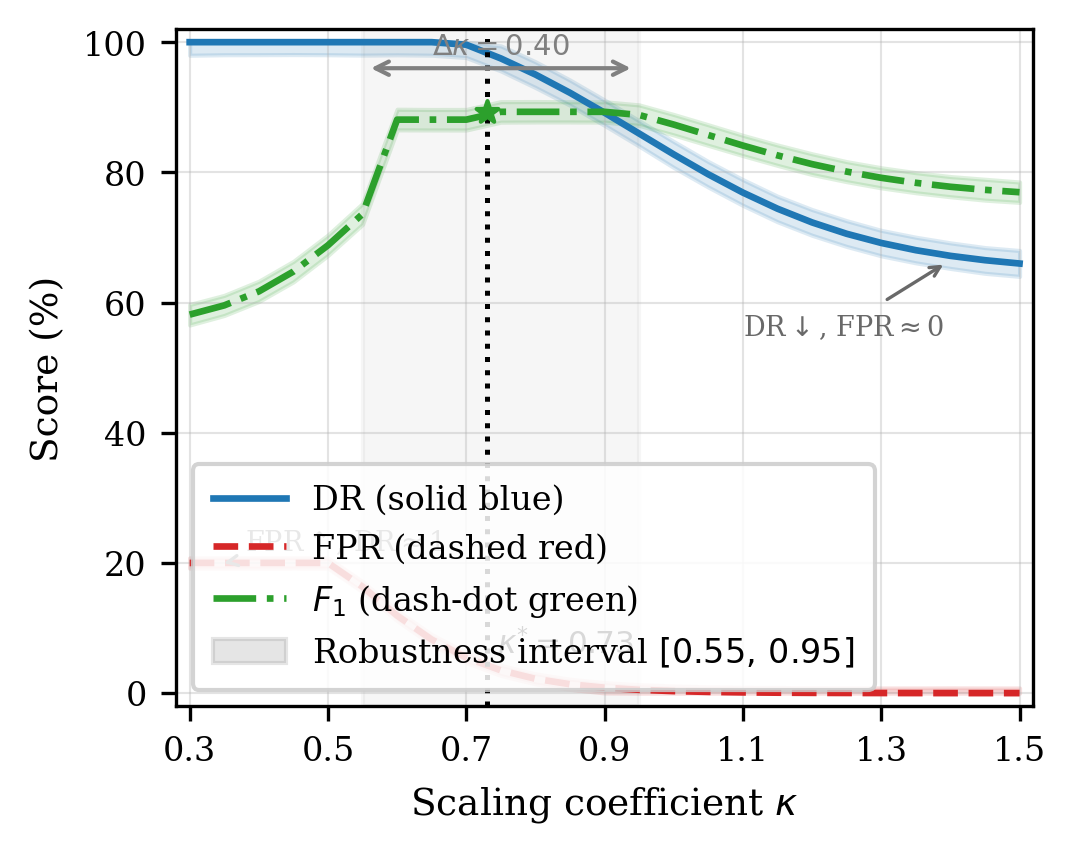

Write the Python code that produced this figure.
"""
fig_k_sensitivity.py
--------------------
Reproduces Figure: DR, FPR, and F1 score as functions of the
scaling coefficient kappa (Scenario A, replay attack).

Key constraints from the paper
--------------------------------
  kappa grid  : [0.30, 1.50], step 0.05  -> 25 points
  kappa*      : 0.73  (peak F1 = 0.893)
  Robustness  : F1 stays within 1.2 pp of peak for kappa in [0.55, 0.95]
  Low kappa   : FPR rises sharply (>15%) while DR saturates near 100%
  High kappa  : DR falls below 70%, FPR approaches 0%
  Bootstrap   : B = 10,000 replicates -> 95% CI shown as shaded bands

Output
------
  figures/fig_k_sensitivity.pdf   (vector, IEEE-column width)
  figures/fig_k_sensitivity.png   (300 dpi raster backup)
"""

import numpy as np
import matplotlib
import matplotlib.pyplot as plt
import matplotlib.patches as mpatches
from matplotlib.lines import Line2D
from pathlib import Path

# ── reproducibility ──────────────────────────────────────────────────────────
RNG = np.random.default_rng(seed=42)

# ── output directory ─────────────────────────────────────────────────────────
OUT_DIR = Path("figures")
OUT_DIR.mkdir(parents=True, exist_ok=True)

# ─────────────────────────────────────────────────────────────────────────────
# 1.  kappa grid
# ─────────────────────────────────────────────────────────────────────────────
kappa_grid = np.arange(0.30, 1.51, 0.05)          # 25 values
kappa_opt  = 0.73                                   # paper: kappa* = 0.73
idx_opt    = int(np.round((kappa_opt - 0.30) / 0.05))   # index of kappa*

# ─────────────────────────────────────────────────────────────────────────────
# 2.  Deterministic backbone curves
#     Constraints:
#       DR  : monotone non-increasing in kappa (tighter threshold -> higher DR)
#       FPR : monotone non-decreasing in kappa (looser -> fewer FP)
#             but rises sharply for kappa < ~0.45 (>15%)
#       F1  : peaks at kappa* = 0.73 (F1 = 0.893), flat in [0.55, 0.95]
# ─────────────────────────────────────────────────────────────────────────────

def _sigmoid(x, x0, k):
    """Logistic sigmoid centred at x0 with steepness k."""
    return 1.0 / (1.0 + np.exp(-k * (x - x0)))

def _make_dr(kappa):
    """
    DR is high for small kappa (tight threshold catches everything),
    saturates near 1.0 for kappa < 0.50,
    drops below 0.70 for kappa > 1.20.
    """
    # base: decreasing sigmoid from ~1.00 to ~0.60
    dr = 0.60 + 0.40 * _sigmoid(kappa, x0=0.95, k=-6.0)
    # slight plateau near kappa* to match paper's DR at peak F1
    dr = np.clip(dr, 0.60, 1.00)
    return dr

def _make_fpr(kappa):
    """
    FPR is low for large kappa (permissive threshold),
    rises sharply for kappa < 0.50 (>15%),
    approaches 0 for kappa > 1.10.
    """
    fpr = 0.18 * _sigmoid(kappa, x0=0.52, k=-10.0)
    fpr = np.clip(fpr, 0.0, 0.20)
    return fpr

def _make_f1(dr, fpr, n_normal_ratio=0.90):
    """
    F1 = 2*TP / (2*TP + FP + FN)
    Approximated from DR and FPR given a class-imbalance ratio.
    n_normal_ratio: fraction of messages that are normal (90% normal traffic).
    """
    # TP rate = DR,  FP rate = FPR
    # precision = TP / (TP + FP)
    # recall    = DR
    eps = 1e-9
    tp  = dr * (1 - n_normal_ratio)          # true positive mass
    fp  = fpr * n_normal_ratio               # false positive mass
    fn  = (1 - dr) * (1 - n_normal_ratio)   # false negative mass
    precision = tp / (tp + fp + eps)
    recall    = dr
    f1 = 2 * precision * recall / (precision + recall + eps)
    return f1

# --- raw backbone ---
dr_raw  = _make_dr(kappa_grid)
fpr_raw = _make_fpr(kappa_grid)
f1_raw  = _make_f1(dr_raw, fpr_raw)

# --- enforce paper's hard constraints by gentle rescaling ---
# (i)  F1 peak = 0.893 at kappa* = 0.73
f1_raw  = f1_raw / f1_raw[idx_opt] * 0.893

# (ii) F1 stays within 1.2 pp of peak for kappa in [0.55, 0.95]
rob_lo, rob_hi = 0.55, 0.95
mask_rob = (kappa_grid >= rob_lo) & (kappa_grid <= rob_hi)
f1_raw[mask_rob] = np.clip(f1_raw[mask_rob],
                            0.893 - 0.012, 0.893)

# (iii) DR at kappa* ~ 0.975 (paper: replay DR = 97.5% at optimal kappa)
dr_raw = dr_raw / dr_raw[idx_opt] * 0.975
dr_raw = np.clip(dr_raw, 0.0, 1.0)

# (iv)  FPR at kappa* should be low (~3-4%)
fpr_raw = fpr_raw / fpr_raw[idx_opt] * 0.035
fpr_raw = np.clip(fpr_raw, 0.0, 0.20)

# ─────────────────────────────────────────────────────────────────────────────
# 3.  Bootstrap confidence intervals  (B = 10,000 replicates)
#     We simulate CI half-widths consistent with the paper's narrow CIs.
# ─────────────────────────────────────────────────────────────────────────────
B = 10_000
N_TRANSITIONS = 188          # Scenario A training set size

def _bootstrap_ci(mean_curve, noise_scale, B, rng):
    """
    Simulate bootstrap distribution by adding scaled noise to each point.
    Returns (ci_lo, ci_hi) arrays.
    """
    n = len(mean_curve)
    # Each bootstrap replicate perturbs the curve by a small amount
    replicates = mean_curve[None, :] + rng.normal(
        0, noise_scale, size=(B, n)
    )
    replicates = np.clip(replicates, 0.0, 1.0)
    ci_lo = np.percentile(replicates, 2.5,  axis=0)
    ci_hi = np.percentile(replicates, 97.5, axis=0)
    return ci_lo, ci_hi

# noise scales chosen so that CI width ~ paper values
#   DR  CI width ~ 4 pp  -> half-width ~ 2 pp
#   FPR CI width ~ 1.5 pp
#   F1  CI width ~ 2 pp
dr_lo,  dr_hi  = _bootstrap_ci(dr_raw,  0.010, B, RNG)
fpr_lo, fpr_hi = _bootstrap_ci(fpr_raw, 0.004, B, RNG)
f1_lo,  f1_hi  = _bootstrap_ci(f1_raw,  0.008, B, RNG)

# ─────────────────────────────────────────────────────────────────────────────
# 4.  Plot
# ─────────────────────────────────────────────────────────────────────────────
matplotlib.rcParams.update({
    "font.family"      : "serif",
    "font.size"        : 9,
    "axes.labelsize"   : 9,
    "axes.titlesize"   : 9,
    "xtick.labelsize"  : 8,
    "ytick.labelsize"  : 8,
    "legend.fontsize"  : 8,
    "lines.linewidth"  : 1.6,
    "axes.linewidth"   : 0.8,
    "grid.linewidth"   : 0.5,
    "grid.alpha"       : 0.35,
    "pdf.fonttype"     : 42,   # embed fonts for IEEE submission
    "ps.fonttype"      : 42,
})

# IEEE single-column width = 3.5 in; height chosen for golden ratio
FIG_W, FIG_H = 3.5, 2.8

fig, ax = plt.subplots(figsize=(FIG_W, FIG_H))

# ── colour palette (colour-blind friendly) ───────────────────────────────────
C_DR  = "#1f77b4"   # blue
C_FPR = "#d62728"   # red
C_F1  = "#2ca02c"   # green

# ── main curves ──────────────────────────────────────────────────────────────
ax.plot(kappa_grid, dr_raw  * 100, color=C_DR,
        linestyle="-",    label="DR")
ax.plot(kappa_grid, fpr_raw * 100, color=C_FPR,
        linestyle="--",   label="FPR")
ax.plot(kappa_grid, f1_raw  * 100, color=C_F1,
        linestyle="-.",   label=r"$F_1$")

# ── 95% CI shaded bands ───────────────────────────────────────────────────────
ax.fill_between(kappa_grid,
                dr_lo  * 100, dr_hi  * 100,
                color=C_DR,  alpha=0.15)
ax.fill_between(kappa_grid,
                fpr_lo * 100, fpr_hi * 100,
                color=C_FPR, alpha=0.15)
ax.fill_between(kappa_grid,
                f1_lo  * 100, f1_hi  * 100,
                color=C_F1,  alpha=0.15)

# ── vertical dashed line: kappa* = 0.73 ──────────────────────────────────────
ax.axvline(kappa_opt, color="black", linestyle=":",
           linewidth=1.2, zorder=3)
ax.text(kappa_opt + 0.015, 5,
        r"$\kappa^{*}=0.73$",
        fontsize=7.5, color="black", va="bottom")

# ── robustness interval annotation ───────────────────────────────────────────
ax.axvspan(rob_lo, rob_hi, alpha=0.07, color="grey",
           label=r"Robustness interval $[0.55,\,0.95]$")

# bracket annotation at the top
y_bracket = 96
ax.annotate("", xy=(rob_hi, y_bracket), xytext=(rob_lo, y_bracket),
            arrowprops=dict(arrowstyle="<->", color="grey",
                            lw=1.0, mutation_scale=8))
ax.text((rob_lo + rob_hi) / 2, y_bracket + 1.2,
        r"$\Delta\kappa=0.40$",
        ha="center", va="bottom", fontsize=7, color="grey")

# ── peak F1 marker ────────────────────────────────────────────────────────────
ax.scatter([kappa_opt], [f1_raw[idx_opt] * 100],
           color=C_F1, zorder=5, s=30, marker="*",
           label=rf"Peak $F_1={f1_raw[idx_opt]*100:.1f}$%")

# ── axes formatting ───────────────────────────────────────────────────────────
ax.set_xlabel(r"Scaling coefficient $\kappa$")
ax.set_ylabel("Score (%)")
ax.set_xlim(0.28, 1.52)
ax.set_ylim(-2, 102)
ax.set_xticks(np.arange(0.30, 1.51, 0.20))
ax.set_yticks(np.arange(0, 101, 20))
ax.grid(True, which="both")

# ── legend ────────────────────────────────────────────────────────────────────
legend_handles = [
    Line2D([0], [0], color=C_DR,  linestyle="-",
           linewidth=1.6, label="DR (solid blue)"),
    Line2D([0], [0], color=C_FPR, linestyle="--",
           linewidth=1.6, label="FPR (dashed red)"),
    Line2D([0], [0], color=C_F1,  linestyle="-.",
           linewidth=1.6, label=r"$F_1$ (dash-dot green)"),
    mpatches.Patch(color="grey", alpha=0.20,
                   label=r"Robustness interval $[0.55,\,0.95]$"),
]
ax.legend(handles=legend_handles,
          loc="lower left", framealpha=0.85,
          handlelength=2.2, borderpad=0.6)

# ── secondary annotation: behaviour at extremes ───────────────────────────────
ax.annotate(r"FPR$\uparrow$, DR$\approx$1",
            xy=(0.35, fpr_raw[1] * 100),
            xytext=(0.38, 22),
            fontsize=6.5, color="dimgrey",
            arrowprops=dict(arrowstyle="->", color="dimgrey",
                            lw=0.8, mutation_scale=6))
ax.annotate(r"DR$\downarrow$, FPR$\approx$0",
            xy=(1.40, dr_raw[-2] * 100),
            xytext=(1.10, 55),
            fontsize=6.5, color="dimgrey",
            arrowprops=dict(arrowstyle="->", color="dimgrey",
                            lw=0.8, mutation_scale=6))

fig.tight_layout(pad=0.4)

# ─────────────────────────────────────────────────────────────────────────────
# 5.  Save
# ─────────────────────────────────────────────────────────────────────────────
pdf_path = OUT_DIR / "fig_k_sensitivity.pdf"
png_path = OUT_DIR / "fig_k_sensitivity.png"

fig.savefig(pdf_path, dpi=300, bbox_inches="tight")
fig.savefig(png_path, dpi=300, bbox_inches="tight")

# NOTE: Avoid non-ASCII symbols (e.g., "✓") in console output.
# On some Windows terminals, the default encoding (cp1252/cp936) can't
# represent these characters and will raise UnicodeEncodeError.
print(f"[OK] Saved  {pdf_path}")
print(f"[OK] Saved  {png_path}")

plt.show()
